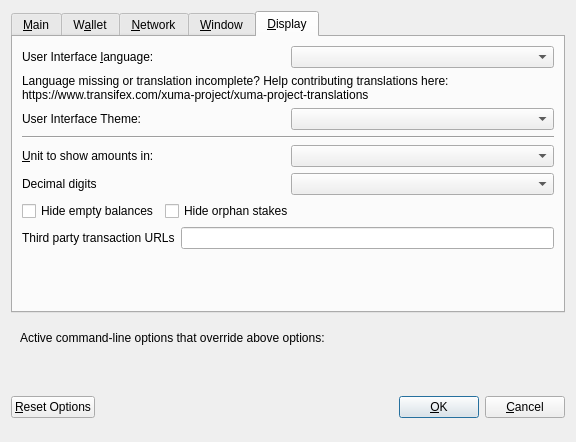
<?xml version="1.0" encoding="UTF-8"?>
<ui version="4.0">
 <class>OptionsDialog</class>
 <widget class="QDialog" name="OptionsDialog">
  <property name="geometry">
   <rect>
    <x>0</x>
    <y>0</y>
    <width>576</width>
    <height>442</height>
   </rect>
  </property>
  <property name="windowTitle">
   <string>Options</string>
  </property>
  <property name="modal">
   <bool>true</bool>
  </property>
  <layout class="QVBoxLayout" name="verticalLayout">
   <item>
    <widget class="QTabWidget" name="tabWidget">
     <property name="currentIndex">
      <number>4</number>
     </property>
     <widget class="QWidget" name="tabMain">
      <attribute name="title">
       <string>&amp;Main</string>
      </attribute>
      <layout class="QVBoxLayout" name="verticalLayout_Main">
       <item>
        <widget class="QCheckBox" name="bitcoinAtStartup">
         <property name="toolTip">
          <string>Automatically start XUMA after logging in to the system.</string>
         </property>
         <property name="text">
          <string>&amp;Start XUMA on system login</string>
         </property>
        </widget>
       </item>
       <item>
        <layout class="QHBoxLayout" name="horizontalLayout_2_Main">
         <item>
          <widget class="QLabel" name="databaseCacheLabel">
           <property name="text">
            <string>Size of &amp;database cache</string>
           </property>
           <property name="textFormat">
            <enum>Qt::PlainText</enum>
           </property>
           <property name="buddy">
            <cstring>databaseCache</cstring>
           </property>
          </widget>
         </item>
         <item>
          <widget class="QSpinBox" name="databaseCache"/>
         </item>
         <item>
          <widget class="QLabel" name="databaseCacheUnitLabel">
           <property name="text">
            <string>MB</string>
           </property>
           <property name="textFormat">
            <enum>Qt::PlainText</enum>
           </property>
          </widget>
         </item>
         <item>
          <spacer name="horizontalSpacer_2_Main">
           <property name="orientation">
            <enum>Qt::Horizontal</enum>
           </property>
           <property name="sizeHint" stdset="0">
            <size>
             <width>40</width>
             <height>20</height>
            </size>
           </property>
          </spacer>
         </item>
        </layout>
       </item>
       <item>
        <layout class="QHBoxLayout" name="horizontalLayout_3_Main">
         <item>
          <widget class="QLabel" name="threadsScriptVerifLabel">
           <property name="text">
            <string>Number of script &amp;verification threads</string>
           </property>
           <property name="textFormat">
            <enum>Qt::PlainText</enum>
           </property>
           <property name="buddy">
            <cstring>threadsScriptVerif</cstring>
           </property>
          </widget>
         </item>
         <item>
          <widget class="QSpinBox" name="threadsScriptVerif">
           <property name="toolTip">
            <string>(0 = auto, &lt;0 = leave that many cores free)</string>
           </property>
          </widget>
         </item>
         <item>
          <spacer name="horizontalSpacer_3_Main">
           <property name="orientation">
            <enum>Qt::Horizontal</enum>
           </property>
           <property name="sizeHint" stdset="0">
            <size>
             <width>40</width>
             <height>20</height>
            </size>
           </property>
          </spacer>
         </item>
        </layout>
       </item>
       <item>
        <spacer name="verticalSpacer_2">
         <property name="orientation">
          <enum>Qt::Vertical</enum>
         </property>
         <property name="sizeHint" stdset="0">
          <size>
           <width>20</width>
           <height>40</height>
          </size>
         </property>
        </spacer>
       </item>
       <item>
        <widget class="QCheckBox" name="checkBoxZeromintEnable">
         <property name="toolTip">
          <string>Enable automatic minting of XMX units to zXMX</string>
         </property>
         <property name="layoutDirection">
          <enum>Qt::LeftToRight</enum>
         </property>
         <property name="text">
          <string>Enable zXMX Automint</string>
         </property>
        </widget>
       </item>
       <item>
        <layout class="QHBoxLayout" name="horizontalLayout_3">
         <item>
          <widget class="QLabel" name="percentage_label">
           <property name="toolTip">
            <string>Percentage of incoming XMX which get automatically converted to zXMX via Zerocoin Protocol (min: 10%)</string>
           </property>
           <property name="text">
            <string>Percentage of autominted zXMX</string>
           </property>
          </widget>
         </item>
         <item>
          <widget class="QSpinBox" name="zeromintPercentage">
           <property name="minimum">
            <number>1</number>
           </property>
           <property name="maximum">
            <number>100</number>
           </property>
          </widget>
         </item>
        </layout>
       </item>
       <item>
        <layout class="QHBoxLayout" name="horizontalLayout" stretch="0,0">
         <property name="sizeConstraint">
          <enum>QLayout::SetFixedSize</enum>
         </property>
         <item>
          <widget class="QLabel" name="labelPreferredDenom">
           <property name="maximumSize">
            <size>
             <width>16777215</width>
             <height>16777215</height>
            </size>
           </property>
           <property name="toolTip">
            <string>Wait with automatic conversion to Zerocoin until enough XMX for this denomination is available</string>
           </property>
           <property name="text">
            <string>Preferred Automint zXMX Denomination</string>
           </property>
          </widget>
         </item>
         <item>
          <widget class="QComboBox" name="preferredDenom">
           <property name="maximumSize">
            <size>
             <width>16777215</width>
             <height>27</height>
            </size>
           </property>
           <property name="toolTip">
            <string>Wait with automatic conversion to Zerocoin until enough XMX for this denomination is available</string>
           </property>
           <property name="maxVisibleItems">
            <number>9</number>
           </property>
           <property name="maxCount">
            <number>9</number>
           </property>
          </widget>
         </item>
        </layout>
       </item>
      </layout>
     </widget>
     <widget class="QWidget" name="tabWallet">
      <attribute name="title">
       <string>W&amp;allet</string>
      </attribute>
      <layout class="QVBoxLayout" name="verticalLayout_Wallet">
       <item>
        <layout class="QHBoxLayout" name="horizontalLayout_2_Wallet">
         <item>
          <widget class="QLabel" name="labelStakeSplitThresholdText">
           <property name="text">
            <string>Stake split threshold:</string>
           </property>
          </widget>
         </item>
         <item>
          <widget class="QSpinBox" name="spinBoxStakeSplitThreshold">
           <property name="minimum">
            <number>1</number>
           </property>
           <property name="maximum">
            <number>999999</number>
           </property>
          </widget>
         </item>
        </layout>
       </item>
       <item>
        <widget class="QGroupBox" name="groupBox">
         <property name="title">
          <string>Expert</string>
         </property>
         <layout class="QVBoxLayout" name="verticalLayout_2">
          <item>
           <widget class="QCheckBox" name="coinControlFeatures">
            <property name="toolTip">
             <string>Whether to show coin control features or not.</string>
            </property>
            <property name="text">
             <string>Enable coin &amp;control features</string>
            </property>
           </widget>
          </item>
          <item>
           <widget class="QCheckBox" name="showMasternodesTab">
            <property name="toolTip">
             <string>Show additional tab listing all your masternodes in first sub-tab&lt;br/&gt;and all masternodes on the network in second sub-tab.</string>
            </property>
            <property name="text">
             <string>Show Masternodes Tab</string>
            </property>
           </widget>
          </item>
          <item>
           <widget class="QCheckBox" name="spendZeroConfChange">
            <property name="toolTip">
             <string>If you disable the spending of unconfirmed change, the change from a transaction&lt;br/&gt;cannot be used until that transaction has at least one confirmation.&lt;br/&gt;This also affects how your balance is computed.</string>
            </property>
            <property name="text">
             <string>&amp;Spend unconfirmed change</string>
            </property>
           </widget>
          </item>
         </layout>
        </widget>
       </item>
       <item>
        <spacer name="verticalSpacer_Wallet">
         <property name="orientation">
          <enum>Qt::Vertical</enum>
         </property>
         <property name="sizeHint" stdset="0">
          <size>
           <width>20</width>
           <height>40</height>
          </size>
         </property>
        </spacer>
       </item>
      </layout>
     </widget>
     <widget class="QWidget" name="tabNetwork">
      <attribute name="title">
       <string>&amp;Network</string>
      </attribute>
      <layout class="QVBoxLayout" name="verticalLayout_Network">
       <item>
        <widget class="QCheckBox" name="mapPortUpnp">
         <property name="toolTip">
          <string>Automatically open the XUMA client port on the router. This only works when your router supports UPnP and it is enabled.</string>
         </property>
         <property name="text">
          <string>Map port using &amp;UPnP</string>
         </property>
        </widget>
       </item>
       <item>
        <widget class="QCheckBox" name="allowIncoming">
         <property name="toolTip">
          <string>Accept connections from outside</string>
         </property>
         <property name="text">
          <string>Allow incoming connections</string>
         </property>
        </widget>
       </item>
       <item>
        <widget class="QCheckBox" name="connectSocks">
         <property name="toolTip">
          <string>Connect to the XUMA network through a SOCKS5 proxy.</string>
         </property>
         <property name="text">
          <string>&amp;Connect through SOCKS5 proxy (default proxy):</string>
         </property>
        </widget>
       </item>
       <item>
        <layout class="QHBoxLayout" name="horizontalLayout_1_Network">
         <item>
          <widget class="QLabel" name="proxyIpLabel">
           <property name="text">
            <string>Proxy &amp;IP:</string>
           </property>
           <property name="textFormat">
            <enum>Qt::PlainText</enum>
           </property>
           <property name="buddy">
            <cstring>proxyIp</cstring>
           </property>
          </widget>
         </item>
         <item>
          <widget class="QValidatedLineEdit" name="proxyIp">
           <property name="minimumSize">
            <size>
             <width>140</width>
             <height>0</height>
            </size>
           </property>
           <property name="maximumSize">
            <size>
             <width>140</width>
             <height>16777215</height>
            </size>
           </property>
           <property name="toolTip">
            <string>IP address of the proxy (e.g. IPv4: 127.0.0.1 / IPv6: ::1)</string>
           </property>
          </widget>
         </item>
         <item>
          <widget class="QLabel" name="proxyPortLabel">
           <property name="text">
            <string>&amp;Port:</string>
           </property>
           <property name="textFormat">
            <enum>Qt::PlainText</enum>
           </property>
           <property name="buddy">
            <cstring>proxyPort</cstring>
           </property>
          </widget>
         </item>
         <item>
          <widget class="QLineEdit" name="proxyPort">
           <property name="minimumSize">
            <size>
             <width>55</width>
             <height>0</height>
            </size>
           </property>
           <property name="maximumSize">
            <size>
             <width>55</width>
             <height>16777215</height>
            </size>
           </property>
           <property name="toolTip">
            <string>Port of the proxy (e.g. 9050)</string>
           </property>
          </widget>
         </item>
         <item>
          <spacer name="horizontalSpacer_1_Network">
           <property name="orientation">
            <enum>Qt::Horizontal</enum>
           </property>
           <property name="sizeHint" stdset="0">
            <size>
             <width>40</width>
             <height>20</height>
            </size>
           </property>
          </spacer>
         </item>
        </layout>
       </item>
       <item>
        <spacer name="verticalSpacer_Network">
         <property name="orientation">
          <enum>Qt::Vertical</enum>
         </property>
         <property name="sizeHint" stdset="0">
          <size>
           <width>20</width>
           <height>40</height>
          </size>
         </property>
        </spacer>
       </item>
      </layout>
     </widget>
     <widget class="QWidget" name="tabWindow">
      <attribute name="title">
       <string>&amp;Window</string>
      </attribute>
      <layout class="QVBoxLayout" name="verticalLayout_Window">
       <item>
        <widget class="QCheckBox" name="minimizeToTray">
         <property name="toolTip">
          <string>Show only a tray icon after minimizing the window.</string>
         </property>
         <property name="text">
          <string>&amp;Minimize to the tray instead of the taskbar</string>
         </property>
        </widget>
       </item>
       <item>
        <widget class="QCheckBox" name="minimizeOnClose">
         <property name="toolTip">
          <string>Minimize instead of exit the application when the window is closed. When this option is enabled, the application will be closed only after selecting Quit in the menu.</string>
         </property>
         <property name="text">
          <string>M&amp;inimize on close</string>
         </property>
        </widget>
       </item>
       <item>
        <spacer name="verticalSpacer_Window">
         <property name="orientation">
          <enum>Qt::Vertical</enum>
         </property>
         <property name="sizeHint" stdset="0">
          <size>
           <width>20</width>
           <height>40</height>
          </size>
         </property>
        </spacer>
       </item>
      </layout>
     </widget>
     <widget class="QWidget" name="tabDisplay">
      <attribute name="title">
       <string>&amp;Display</string>
      </attribute>
      <layout class="QVBoxLayout" name="verticalLayout_Display">
       <item>
        <layout class="QHBoxLayout" name="horizontalLayout_1_Display">
         <item>
          <widget class="QLabel" name="langLabel">
           <property name="text">
            <string>User Interface &amp;language:</string>
           </property>
           <property name="textFormat">
            <enum>Qt::PlainText</enum>
           </property>
           <property name="buddy">
            <cstring>lang</cstring>
           </property>
          </widget>
         </item>
         <item>
          <widget class="QValueComboBox" name="lang">
           <property name="toolTip">
            <string>The user interface language can be set here. This setting will take effect after restarting XUMA.</string>
           </property>
          </widget>
         </item>
        </layout>
       </item>
       <item>
        <widget class="QLabel" name="label_3">
         <property name="toolTip">
          <string notr="true"/>
         </property>
         <property name="statusTip">
          <string notr="true"/>
         </property>
         <property name="whatsThis">
          <string notr="true"/>
         </property>
         <property name="accessibleName">
          <string notr="true"/>
         </property>
         <property name="text">
          <string>Language missing or translation incomplete? Help contributing translations here:
https://www.transifex.com/xuma-project/xuma-project-translations</string>
         </property>
         <property name="wordWrap">
          <bool>true</bool>
         </property>
         <property name="openExternalLinks">
          <bool>true</bool>
         </property>
         <property name="textInteractionFlags">
          <set>Qt::TextBrowserInteraction</set>
         </property>
        </widget>
       </item>
       <item>
        <layout class="QHBoxLayout" name="horizontalLayout_2_Display" stretch="0,0">
         <item>
          <widget class="QLabel" name="themeLabel">
           <property name="text">
            <string>User Interface Theme:</string>
           </property>
          </widget>
         </item>
         <item>
          <widget class="QValueComboBox" name="theme"/>
         </item>
        </layout>
       </item>
       <item>
        <widget class="Line" name="line">
         <property name="orientation">
          <enum>Qt::Horizontal</enum>
         </property>
        </widget>
       </item>
       <item>
        <layout class="QHBoxLayout" name="horizontalLayout_3_Display">
         <item>
          <widget class="QLabel" name="unitLabel">
           <property name="text">
            <string>&amp;Unit to show amounts in:</string>
           </property>
           <property name="textFormat">
            <enum>Qt::PlainText</enum>
           </property>
           <property name="buddy">
            <cstring>unit</cstring>
           </property>
          </widget>
         </item>
         <item>
          <widget class="QValueComboBox" name="unit">
           <property name="toolTip">
            <string>Choose the default subdivision unit to show in the interface and when sending coins.</string>
           </property>
          </widget>
         </item>
        </layout>
       </item>
       <item>
        <layout class="QHBoxLayout" name="horizontalLayout_4_Display">
         <item>
          <widget class="QLabel" name="digitsLabel">
           <property name="text">
            <string>Decimal digits</string>
           </property>
          </widget>
         </item>
         <item>
          <widget class="QValueComboBox" name="digits"/>
         </item>
        </layout>
       </item>
       <item>
        <layout class="QHBoxLayout" name="horizontalLayout_5_Display">
         <item>
          <widget class="QCheckBox" name="checkBoxHideZeroBalances">
           <property name="toolTip">
            <string>Hide empty balances</string>
           </property>
           <property name="layoutDirection">
            <enum>Qt::LeftToRight</enum>
           </property>
           <property name="text">
            <string>Hide empty balances</string>
           </property>
          </widget>
         </item>
         <item>
          <widget class="QCheckBox" name="checkBoxHideOrphans">
           <property name="toolTip">
            <string>Hide orphan stakes in transaction lists</string>
           </property>
           <property name="text">
            <string>Hide orphan stakes</string>
           </property>
          </widget>
         </item>
         <item>
          <spacer name="horizontalSpacer">
           <property name="orientation">
            <enum>Qt::Horizontal</enum>
           </property>
           <property name="sizeHint" stdset="0">
            <size>
             <width>40</width>
             <height>20</height>
            </size>
           </property>
          </spacer>
         </item>
        </layout>
       </item>
       <item>
        <layout class="QHBoxLayout" name="horizontalLayout_6_Display">
         <item>
          <widget class="QLabel" name="thirdPartyTxUrlsLabel">
           <property name="toolTip">
            <string>Third party URLs (e.g. a block explorer) that appear in the transactions tab as context menu items. %s in the URL is replaced by transaction hash. Multiple URLs are separated by vertical bar |.</string>
           </property>
           <property name="text">
            <string>Third party transaction URLs</string>
           </property>
           <property name="buddy">
            <cstring>thirdPartyTxUrls</cstring>
           </property>
          </widget>
         </item>
         <item>
          <widget class="QLineEdit" name="thirdPartyTxUrls">
           <property name="toolTip">
            <string>Third party URLs (e.g. a block explorer) that appear in the transactions tab as context menu items. %s in the URL is replaced by transaction hash. Multiple URLs are separated by vertical bar |.</string>
           </property>
          </widget>
         </item>
        </layout>
       </item>
       <item>
        <spacer name="verticalSpacer">
         <property name="orientation">
          <enum>Qt::Vertical</enum>
         </property>
         <property name="sizeHint" stdset="0">
          <size>
           <width>20</width>
           <height>40</height>
          </size>
         </property>
        </spacer>
       </item>
      </layout>
     </widget>
    </widget>
   </item>
   <item>
    <widget class="QFrame" name="frame">
     <layout class="QVBoxLayout" name="verticalLayout_Bottom">
      <item>
       <layout class="QHBoxLayout" name="horizontalLayout_Bottom">
        <item>
         <widget class="QLabel" name="overriddenByCommandLineInfoLabel">
          <property name="text">
           <string>Active command-line options that override above options:</string>
          </property>
          <property name="textFormat">
           <enum>Qt::PlainText</enum>
          </property>
         </widget>
        </item>
        <item>
         <spacer name="horizontalSpacer_Bottom">
          <property name="orientation">
           <enum>Qt::Horizontal</enum>
          </property>
          <property name="sizeHint" stdset="0">
           <size>
            <width>40</width>
            <height>20</height>
           </size>
          </property>
         </spacer>
        </item>
       </layout>
      </item>
      <item>
       <widget class="QLabel" name="overriddenByCommandLineLabel">
        <property name="text">
         <string/>
        </property>
        <property name="textFormat">
         <enum>Qt::PlainText</enum>
        </property>
        <property name="wordWrap">
         <bool>true</bool>
        </property>
       </widget>
      </item>
     </layout>
    </widget>
   </item>
   <item>
    <layout class="QHBoxLayout" name="horizontalLayout_Buttons">
     <item>
      <widget class="QPushButton" name="resetButton">
       <property name="toolTip">
        <string>Reset all client options to default.</string>
       </property>
       <property name="text">
        <string>&amp;Reset Options</string>
       </property>
       <property name="autoDefault">
        <bool>false</bool>
       </property>
      </widget>
     </item>
     <item>
      <spacer name="horizontalSpacer_1">
       <property name="orientation">
        <enum>Qt::Horizontal</enum>
       </property>
       <property name="sizeHint" stdset="0">
        <size>
         <width>40</width>
         <height>48</height>
        </size>
       </property>
      </spacer>
     </item>
     <item>
      <widget class="QLabel" name="statusLabel">
       <property name="minimumSize">
        <size>
         <width>200</width>
         <height>0</height>
        </size>
       </property>
       <property name="font">
        <font>
         <weight>75</weight>
         <bold>true</bold>
        </font>
       </property>
       <property name="text">
        <string/>
       </property>
       <property name="textFormat">
        <enum>Qt::PlainText</enum>
       </property>
       <property name="wordWrap">
        <bool>true</bool>
       </property>
      </widget>
     </item>
     <item>
      <spacer name="horizontalSpacer_2">
       <property name="orientation">
        <enum>Qt::Horizontal</enum>
       </property>
       <property name="sizeHint" stdset="0">
        <size>
         <width>40</width>
         <height>48</height>
        </size>
       </property>
      </spacer>
     </item>
     <item>
      <widget class="QPushButton" name="okButton">
       <property name="text">
        <string>&amp;OK</string>
       </property>
       <property name="autoDefault">
        <bool>false</bool>
       </property>
       <property name="default">
        <bool>true</bool>
       </property>
      </widget>
     </item>
     <item>
      <widget class="QPushButton" name="cancelButton">
       <property name="text">
        <string>&amp;Cancel</string>
       </property>
       <property name="autoDefault">
        <bool>false</bool>
       </property>
      </widget>
     </item>
    </layout>
   </item>
  </layout>
 </widget>
 <customwidgets>
  <customwidget>
   <class>QValidatedLineEdit</class>
   <extends>QLineEdit</extends>
   <header>qvalidatedlineedit.h</header>
  </customwidget>
  <customwidget>
   <class>QValueComboBox</class>
   <extends>QComboBox</extends>
   <header>qvaluecombobox.h</header>
  </customwidget>
 </customwidgets>
 <resources/>
 <connections/>
</ui>
